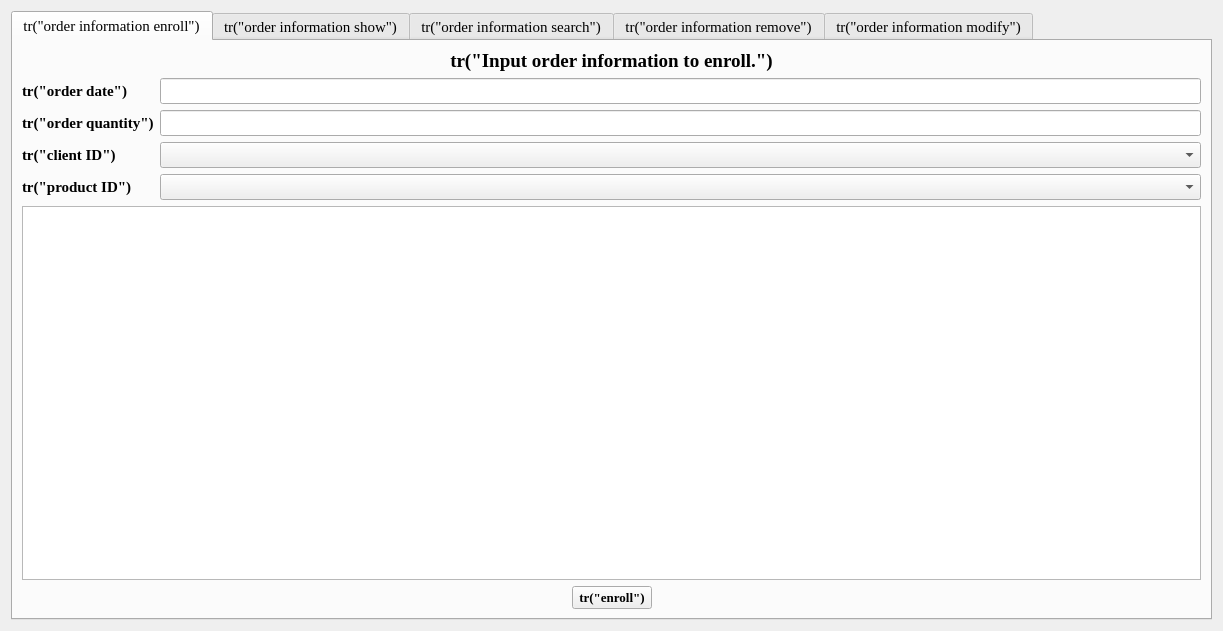
<?xml version="1.0" encoding="UTF-8"?>
<ui version="4.0">
 <class>OrderHandlerForm</class>
 <widget class="QWidget" name="OrderHandlerForm">
  <property name="geometry">
   <rect>
    <x>0</x>
    <y>0</y>
    <width>1223</width>
    <height>631</height>
   </rect>
  </property>
  <property name="windowTitle">
   <string>Form</string>
  </property>
  <layout class="QVBoxLayout" name="verticalLayout_12">
   <item>
    <widget class="QTabWidget" name="tabWidget">
     <property name="minimumSize">
      <size>
       <width>630</width>
       <height>340</height>
      </size>
     </property>
     <property name="font">
      <font>
       <family>Times New Roman</family>
       <pointsize>11</pointsize>
      </font>
     </property>
     <property name="currentIndex">
      <number>0</number>
     </property>
     <widget class="QWidget" name="orderInfoEnrollTab">
      <attribute name="title">
       <string>tr(&quot;order information enroll&quot;)</string>
      </attribute>
      <layout class="QVBoxLayout" name="verticalLayout_2">
       <item>
        <widget class="QLabel" name="infoLabel1">
         <property name="maximumSize">
          <size>
           <width>16777215</width>
           <height>25</height>
          </size>
         </property>
         <property name="font">
          <font>
           <family>Times New Roman</family>
           <pointsize>14</pointsize>
           <bold>true</bold>
          </font>
         </property>
         <property name="text">
          <string>tr(&quot;Input order information to enroll.&quot;)</string>
         </property>
         <property name="alignment">
          <set>Qt::AlignCenter</set>
         </property>
         <property name="buddy">
          <cstring>orderDateLineEdit1</cstring>
         </property>
        </widget>
       </item>
       <item>
        <layout class="QVBoxLayout" name="verticalLayout">
         <item>
          <layout class="QGridLayout" name="gridLayout">
           <item row="0" column="0">
            <widget class="QLabel" name="orderDateLabel1">
             <property name="font">
              <font>
               <family>Times New Roman</family>
               <pointsize>11</pointsize>
               <bold>true</bold>
              </font>
             </property>
             <property name="text">
              <string>tr(&quot;order date&quot;)</string>
             </property>
             <property name="buddy">
              <cstring>orderDateLineEdit1</cstring>
             </property>
            </widget>
           </item>
           <item row="0" column="1">
            <widget class="QLineEdit" name="orderDateLineEdit1"/>
           </item>
           <item row="1" column="0">
            <widget class="QLabel" name="orderQuantityLabel1">
             <property name="font">
              <font>
               <family>Times New Roman</family>
               <pointsize>11</pointsize>
               <bold>true</bold>
              </font>
             </property>
             <property name="text">
              <string>tr(&quot;order quantity&quot;)</string>
             </property>
             <property name="buddy">
              <cstring>orderQuantityLineEdit1</cstring>
             </property>
            </widget>
           </item>
           <item row="1" column="1">
            <widget class="QLineEdit" name="orderQuantityLineEdit1"/>
           </item>
           <item row="2" column="0">
            <widget class="QLabel" name="clientIDLabel1">
             <property name="font">
              <font>
               <family>Times New Roman</family>
               <pointsize>11</pointsize>
               <bold>true</bold>
              </font>
             </property>
             <property name="text">
              <string>tr(&quot;client ID&quot;)</string>
             </property>
            </widget>
           </item>
           <item row="2" column="1">
            <widget class="QComboBox" name="clientIDComboBox1"/>
           </item>
           <item row="3" column="0">
            <widget class="QLabel" name="productIDLabel1">
             <property name="font">
              <font>
               <family>Times New Roman</family>
               <pointsize>11</pointsize>
               <bold>true</bold>
              </font>
             </property>
             <property name="text">
              <string>tr(&quot;product ID&quot;)</string>
             </property>
            </widget>
           </item>
           <item row="3" column="1">
            <widget class="QComboBox" name="productIDComboBox1"/>
           </item>
          </layout>
         </item>
         <item>
          <widget class="QTableView" name="tableView1">
           <property name="editTriggers">
            <set>QAbstractItemView::NoEditTriggers</set>
           </property>
          </widget>
         </item>
         <item>
          <layout class="QHBoxLayout" name="horizontalLayout">
           <item>
            <spacer name="horizontalSpacer_2">
             <property name="orientation">
              <enum>Qt::Horizontal</enum>
             </property>
             <property name="sizeHint" stdset="0">
              <size>
               <width>40</width>
               <height>20</height>
              </size>
             </property>
            </spacer>
           </item>
           <item>
            <widget class="QPushButton" name="enrollPushButton">
             <property name="font">
              <font>
               <family>Times New Roman</family>
               <pointsize>10</pointsize>
               <bold>true</bold>
              </font>
             </property>
             <property name="text">
              <string>tr(&quot;enroll&quot;)</string>
             </property>
            </widget>
           </item>
           <item>
            <spacer name="horizontalSpacer_3">
             <property name="orientation">
              <enum>Qt::Horizontal</enum>
             </property>
             <property name="sizeHint" stdset="0">
              <size>
               <width>40</width>
               <height>20</height>
              </size>
             </property>
            </spacer>
           </item>
          </layout>
         </item>
        </layout>
       </item>
      </layout>
     </widget>
     <widget class="QWidget" name="orderInfoShowTab">
      <attribute name="title">
       <string>tr(&quot;order information show&quot;)</string>
      </attribute>
      <layout class="QVBoxLayout" name="verticalLayout_4">
       <item>
        <layout class="QVBoxLayout" name="verticalLayout_3">
         <item>
          <widget class="QLabel" name="infoLabel2">
           <property name="maximumSize">
            <size>
             <width>16777215</width>
             <height>25</height>
            </size>
           </property>
           <property name="font">
            <font>
             <family>Times New Roman</family>
             <pointsize>14</pointsize>
             <bold>true</bold>
            </font>
           </property>
           <property name="text">
            <string>tr(&quot;Current order information&quot;)</string>
           </property>
           <property name="alignment">
            <set>Qt::AlignCenter</set>
           </property>
           <property name="buddy">
            <cstring>orderDateLineEdit1</cstring>
           </property>
          </widget>
         </item>
         <item>
          <widget class="QTableView" name="tableView2">
           <property name="editTriggers">
            <set>QAbstractItemView::NoEditTriggers</set>
           </property>
          </widget>
         </item>
         <item>
          <layout class="QHBoxLayout" name="horizontalLayout_2"/>
         </item>
        </layout>
       </item>
      </layout>
     </widget>
     <widget class="QWidget" name="orderInfoSearchTab">
      <attribute name="title">
       <string>tr(&quot;order information search&quot;)</string>
      </attribute>
      <layout class="QVBoxLayout" name="verticalLayout_6">
       <item>
        <layout class="QVBoxLayout" name="verticalLayout_5">
         <item>
          <widget class="QLabel" name="infoLabel3">
           <property name="maximumSize">
            <size>
             <width>16777215</width>
             <height>25</height>
            </size>
           </property>
           <property name="font">
            <font>
             <family>Times New Roman</family>
             <pointsize>14</pointsize>
             <bold>true</bold>
            </font>
           </property>
           <property name="text">
            <string>tr(&quot;Input order ID to search.&quot;)</string>
           </property>
           <property name="alignment">
            <set>Qt::AlignCenter</set>
           </property>
           <property name="buddy">
            <cstring>orderDateLineEdit1</cstring>
           </property>
          </widget>
         </item>
         <item>
          <spacer name="verticalSpacer_4">
           <property name="orientation">
            <enum>Qt::Vertical</enum>
           </property>
           <property name="sizeType">
            <enum>QSizePolicy::Fixed</enum>
           </property>
           <property name="sizeHint" stdset="0">
            <size>
             <width>20</width>
             <height>17</height>
            </size>
           </property>
          </spacer>
         </item>
         <item>
          <widget class="QLineEdit" name="searchLineEdit"/>
         </item>
         <item>
          <spacer name="verticalSpacer_5">
           <property name="orientation">
            <enum>Qt::Vertical</enum>
           </property>
           <property name="sizeType">
            <enum>QSizePolicy::Fixed</enum>
           </property>
           <property name="sizeHint" stdset="0">
            <size>
             <width>20</width>
             <height>13</height>
            </size>
           </property>
          </spacer>
         </item>
         <item>
          <widget class="QTableView" name="tableView3">
           <property name="editTriggers">
            <set>QAbstractItemView::NoEditTriggers</set>
           </property>
          </widget>
         </item>
         <item>
          <layout class="QHBoxLayout" name="horizontalLayout_4">
           <item>
            <spacer name="horizontalSpacer">
             <property name="orientation">
              <enum>Qt::Horizontal</enum>
             </property>
             <property name="sizeHint" stdset="0">
              <size>
               <width>40</width>
               <height>20</height>
              </size>
             </property>
            </spacer>
           </item>
           <item>
            <widget class="QPushButton" name="resetPushButton">
             <property name="font">
              <font>
               <family>Times New Roman</family>
               <pointsize>10</pointsize>
               <bold>true</bold>
              </font>
             </property>
             <property name="text">
              <string>tr(&quot;reset&quot;)</string>
             </property>
            </widget>
           </item>
           <item>
            <spacer name="horizontalSpacer_10">
             <property name="orientation">
              <enum>Qt::Horizontal</enum>
             </property>
             <property name="sizeHint" stdset="0">
              <size>
               <width>40</width>
               <height>20</height>
              </size>
             </property>
            </spacer>
           </item>
           <item>
            <widget class="QPushButton" name="searchPushButton">
             <property name="font">
              <font>
               <family>Times New Roman</family>
               <pointsize>10</pointsize>
               <bold>true</bold>
              </font>
             </property>
             <property name="text">
              <string>tr(&quot;search&quot;)</string>
             </property>
            </widget>
           </item>
           <item>
            <spacer name="horizontalSpacer_12">
             <property name="orientation">
              <enum>Qt::Horizontal</enum>
             </property>
             <property name="sizeHint" stdset="0">
              <size>
               <width>40</width>
               <height>20</height>
              </size>
             </property>
            </spacer>
           </item>
          </layout>
         </item>
        </layout>
       </item>
      </layout>
     </widget>
     <widget class="QWidget" name="orderInfoRemoveTab">
      <attribute name="title">
       <string>tr(&quot;order information remove&quot;)</string>
      </attribute>
      <layout class="QVBoxLayout" name="verticalLayout_8">
       <item>
        <layout class="QVBoxLayout" name="verticalLayout_7">
         <item>
          <widget class="QLabel" name="infoLabel4">
           <property name="maximumSize">
            <size>
             <width>16777215</width>
             <height>25</height>
            </size>
           </property>
           <property name="font">
            <font>
             <family>Times New Roman</family>
             <pointsize>14</pointsize>
             <bold>true</bold>
            </font>
           </property>
           <property name="text">
            <string>tr(&quot;Select row to remove.&quot;)</string>
           </property>
           <property name="alignment">
            <set>Qt::AlignCenter</set>
           </property>
           <property name="buddy">
            <cstring>orderDateLineEdit1</cstring>
           </property>
          </widget>
         </item>
         <item>
          <widget class="QTableView" name="tableView4">
           <property name="editTriggers">
            <set>QAbstractItemView::NoEditTriggers</set>
           </property>
          </widget>
         </item>
         <item>
          <layout class="QHBoxLayout" name="horizontalLayout_3">
           <item>
            <spacer name="horizontalSpacer_7">
             <property name="orientation">
              <enum>Qt::Horizontal</enum>
             </property>
             <property name="sizeHint" stdset="0">
              <size>
               <width>40</width>
               <height>20</height>
              </size>
             </property>
            </spacer>
           </item>
           <item>
            <widget class="QPushButton" name="removePushButton">
             <property name="font">
              <font>
               <family>Times New Roman</family>
               <pointsize>10</pointsize>
               <bold>true</bold>
              </font>
             </property>
             <property name="text">
              <string>tr(&quot;remove&quot;)</string>
             </property>
            </widget>
           </item>
           <item>
            <spacer name="horizontalSpacer_16">
             <property name="orientation">
              <enum>Qt::Horizontal</enum>
             </property>
             <property name="sizeHint" stdset="0">
              <size>
               <width>40</width>
               <height>20</height>
              </size>
             </property>
            </spacer>
           </item>
          </layout>
         </item>
        </layout>
       </item>
      </layout>
     </widget>
     <widget class="QWidget" name="orderInfoModifyTab">
      <attribute name="title">
       <string>tr(&quot;order information modify&quot;)</string>
      </attribute>
      <layout class="QVBoxLayout" name="verticalLayout_11">
       <item>
        <layout class="QVBoxLayout" name="verticalLayout_10">
         <item>
          <widget class="QLabel" name="infoLabel5">
           <property name="maximumSize">
            <size>
             <width>16777215</width>
             <height>25</height>
            </size>
           </property>
           <property name="font">
            <font>
             <family>Times New Roman</family>
             <pointsize>14</pointsize>
             <bold>true</bold>
            </font>
           </property>
           <property name="text">
            <string>tr(&quot;Select row to modify.&quot;)</string>
           </property>
           <property name="alignment">
            <set>Qt::AlignCenter</set>
           </property>
           <property name="buddy">
            <cstring>orderDateLineEdit1</cstring>
           </property>
          </widget>
         </item>
         <item>
          <widget class="QSplitter" name="splitter">
           <property name="orientation">
            <enum>Qt::Horizontal</enum>
           </property>
           <widget class="QTableView" name="tableView5">
            <property name="minimumSize">
             <size>
              <width>600</width>
              <height>470</height>
             </size>
            </property>
           </widget>
           <widget class="QWidget" name="layoutWidget">
            <layout class="QVBoxLayout" name="verticalLayout_9">
             <item>
              <layout class="QGridLayout" name="gridLayout_2">
               <item row="0" column="0">
                <widget class="QLabel" name="orderIDLabel">
                 <property name="font">
                  <font>
                   <family>Times New Roman</family>
                   <pointsize>11</pointsize>
                   <bold>true</bold>
                  </font>
                 </property>
                 <property name="text">
                  <string>tr(&quot;order ID&quot;)</string>
                 </property>
                 <property name="buddy">
                  <cstring>orderQuantityLineEdit1</cstring>
                 </property>
                </widget>
               </item>
               <item row="0" column="1">
                <widget class="QLineEdit" name="orderIDLineEdit">
                 <property name="readOnly">
                  <bool>true</bool>
                 </property>
                </widget>
               </item>
               <item row="1" column="0">
                <widget class="QLabel" name="orderDateLabel2">
                 <property name="font">
                  <font>
                   <family>Times New Roman</family>
                   <pointsize>11</pointsize>
                   <bold>true</bold>
                  </font>
                 </property>
                 <property name="text">
                  <string>tr(&quot;order date&quot;)</string>
                 </property>
                </widget>
               </item>
               <item row="1" column="1">
                <widget class="QLineEdit" name="orderDateLineEdit2"/>
               </item>
               <item row="2" column="0">
                <widget class="QLabel" name="orderDateLabel2_2">
                 <property name="font">
                  <font>
                   <family>Times New Roman</family>
                   <pointsize>11</pointsize>
                   <bold>true</bold>
                  </font>
                 </property>
                 <property name="text">
                  <string>tr(&quot;order quantity&quot;)</string>
                 </property>
                </widget>
               </item>
               <item row="2" column="1">
                <widget class="QLineEdit" name="orderQuantityLineEdit2"/>
               </item>
               <item row="3" column="0">
                <widget class="QLabel" name="clientInfoLabel">
                 <property name="font">
                  <font>
                   <family>Times New Roman</family>
                   <pointsize>11</pointsize>
                   <bold>true</bold>
                  </font>
                 </property>
                 <property name="text">
                  <string>tr(&quot;client Name(phoneNumber))&quot;)</string>
                 </property>
                </widget>
               </item>
               <item row="3" column="1">
                <widget class="QComboBox" name="clientInfoComboBox"/>
               </item>
               <item row="4" column="0">
                <widget class="QLabel" name="productInfoLabel">
                 <property name="font">
                  <font>
                   <family>Times New Roman</family>
                   <pointsize>11</pointsize>
                   <bold>true</bold>
                  </font>
                 </property>
                 <property name="text">
                  <string>tr(&quot;product name(sort))&quot;)</string>
                 </property>
                </widget>
               </item>
               <item row="4" column="1">
                <widget class="QComboBox" name="productInfoComboBox"/>
               </item>
              </layout>
             </item>
             <item>
              <spacer name="verticalSpacer">
               <property name="orientation">
                <enum>Qt::Vertical</enum>
               </property>
               <property name="sizeHint" stdset="0">
                <size>
                 <width>20</width>
                 <height>40</height>
                </size>
               </property>
              </spacer>
             </item>
            </layout>
           </widget>
          </widget>
         </item>
         <item>
          <layout class="QHBoxLayout" name="horizontalLayout_5">
           <item>
            <spacer name="horizontalSpacer_13">
             <property name="orientation">
              <enum>Qt::Horizontal</enum>
             </property>
             <property name="sizeHint" stdset="0">
              <size>
               <width>40</width>
               <height>20</height>
              </size>
             </property>
            </spacer>
           </item>
           <item>
            <widget class="QPushButton" name="modifyPushButton">
             <property name="maximumSize">
              <size>
               <width>16777215</width>
               <height>25</height>
              </size>
             </property>
             <property name="font">
              <font>
               <family>Times New Roman</family>
               <pointsize>10</pointsize>
               <bold>true</bold>
              </font>
             </property>
             <property name="text">
              <string>tr(&quot;modify&quot;)</string>
             </property>
            </widget>
           </item>
           <item>
            <spacer name="horizontalSpacer_15">
             <property name="orientation">
              <enum>Qt::Horizontal</enum>
             </property>
             <property name="sizeType">
              <enum>QSizePolicy::Expanding</enum>
             </property>
             <property name="sizeHint" stdset="0">
              <size>
               <width>40</width>
               <height>20</height>
              </size>
             </property>
            </spacer>
           </item>
          </layout>
         </item>
        </layout>
       </item>
      </layout>
     </widget>
    </widget>
   </item>
  </layout>
 </widget>
 <tabstops>
  <tabstop>tabWidget</tabstop>
  <tabstop>orderDateLineEdit1</tabstop>
  <tabstop>orderQuantityLineEdit1</tabstop>
  <tabstop>clientIDComboBox1</tabstop>
  <tabstop>productIDComboBox1</tabstop>
  <tabstop>tableView1</tabstop>
  <tabstop>enrollPushButton</tabstop>
  <tabstop>searchLineEdit</tabstop>
  <tabstop>tableView3</tabstop>
  <tabstop>resetPushButton</tabstop>
  <tabstop>searchPushButton</tabstop>
  <tabstop>orderIDLineEdit</tabstop>
  <tabstop>orderDateLineEdit2</tabstop>
  <tabstop>orderQuantityLineEdit2</tabstop>
  <tabstop>clientInfoComboBox</tabstop>
  <tabstop>productInfoComboBox</tabstop>
  <tabstop>modifyPushButton</tabstop>
  <tabstop>removePushButton</tabstop>
  <tabstop>tableView5</tabstop>
  <tabstop>tableView2</tabstop>
  <tabstop>tableView4</tabstop>
 </tabstops>
 <resources/>
 <connections>
  <connection>
   <sender>searchLineEdit</sender>
   <signal>returnPressed()</signal>
   <receiver>searchPushButton</receiver>
   <slot>click()</slot>
   <hints>
    <hint type="sourcelabel">
     <x>611</x>
     <y>86</y>
    </hint>
    <hint type="destinationlabel">
     <x>611</x>
     <y>604</y>
    </hint>
   </hints>
  </connection>
 </connections>
</ui>
